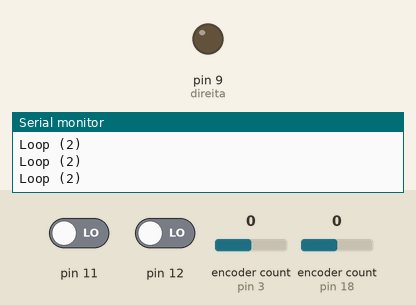
A sketch run on a simulated Arduino Uno, built with avr-gcc and run on an emulated ATmega328P. On the bench: output pins drawn as LEDs (lit = HIGH), the last lines printed to the serial monitor. The inputs (shaded band) are chosen by the test bench; at power-on: pin 12 LOW, encoder count (sensors on pin 18, pin 3) 0, pin 11 LOW.

Above: at 3.8 s.
3.9 s: pin 12 driven HIGH
5.4 s: encoder count (sensor on pin 18) set to 1
At 6.8 s:
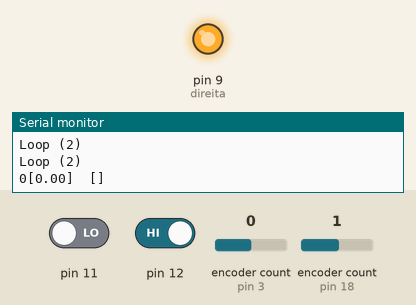
Timing chart, 0 to 8.4 s (numbered marks = the images above; inputs shaded):
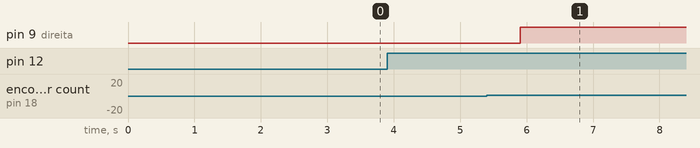

The sketch:

pendulo_invertido_V3.0.ino
```cpp
#include <PID_v1.h>
#include <Encoder.h>

#define esquerda 8
#define direita  9


float Pendulo, lastPendulo = 0;

Encoder linear(3, 4);
double lastLinear;
double linearSetpoint, linearInput, linearOutput;
double linearKp = 450;
double linearKi = 10;
double linearKd = 0.2;

int linearRead;
PID linPID(&linearInput, &linearOutput, &linearSetpoint, linearKp, linearKi, linearKd, DIRECT);

Encoder angular(18, 19);
double lastAngular;
double angularSetpoint, angularInput, angularOutput;
double angularKp = 10;
double angularKi = 0;
double angularKd = 0;

int fimEsquerdo, lastfimEsquerdo;
int fimDireito, lastfimDireito;

int posMin;
int posMax;

void setup() {
  pinMode(11, INPUT);
  pinMode(12, INPUT);

  Serial.begin(115200);
  Serial.print("Pêndulo Invertido V3");
  delay(500);
  Serial.println();
  Serial.println("Leitura dos Encoders");
  delay(500);


  fimDireito = digitalRead(11);
  fimEsquerdo = digitalRead(12);

  while (fimEsquerdo != 0) {
    fimEsquerdo = digitalRead(12);
    fimDireito = digitalRead(11);

    Serial.println(fimDireito);

    digitalWrite(esquerda, HIGH);
    digitalWrite(direita, LOW);

  }
  linear.write(0);
  posMin = linear.read();
  delay(2000);
  while (fimEsquerdo != 1 || fimDireito != 0) {
    fimEsquerdo = digitalRead(12);
    fimDireito = digitalRead(11);

  Serial.println("Loop (2)");

    digitalWrite(direita, HIGH);
    digitalWrite(esquerda, LOW);

  }
  posMax = linear.read();

  Serial.print(linear.read());
  delay(2000);

  linearSetpoint = 122.00;
  linPID.SetMode(AUTOMATIC);
}

void loop() {
  //Car Setpoint control
//  linearRead = analogRead(potSetpoint);
//  linearSetpoint = map(linearRead, 0, 1023, 0, posMax);
//


  linearInput = abs(linear.read()) / 100;
  angularInput = angular.read();


  fimDireito = digitalRead(11);
  fimEsquerdo = digitalRead(12);

  if (linearInput != lastLinear || angularInput != lastPendulo) {

    if (linearInput > linearSetpoint ) {
      linPID.SetControllerDirection(REVERSE);
      linPID.Compute();

      analogWrite(esquerda, linearOutput);
      digitalWrite(direita, LOW);


    }
    if (linearInput == linearSetpoint) {
      linPID.Compute();
      digitalWrite(direita, LOW);
      digitalWrite(esquerda, LOW);

    }
    if (linearInput < linearSetpoint) {
      linPID.SetControllerDirection(DIRECT);
      linPID.Compute();

      analogWrite(direita, linearOutput);
      digitalWrite(esquerda, LOW);

    }


//    Serial.print("Posição Linear: ");
    Serial.print("[");
    Serial.print(linearInput);
    Serial.print("]");
    Serial.print("  ");
//    Serial.print("Saída PID Linear: ");
    Serial.print("[");
//    Serial.print(Output);
//    Serial.print("]");
//    Serial.print("  ");
//    Serial.print("Posição Angular: ");
//    Serial.print("[");
//    Serial.print(angularInput);
    Serial.println("]");
    lastLinear = linearInput;
    lastPendulo = angularInput;
  }
}
```

Measured:
- after the input at 5.4 s, pin 9 (direita): LOW → HIGH after 0.50 s
